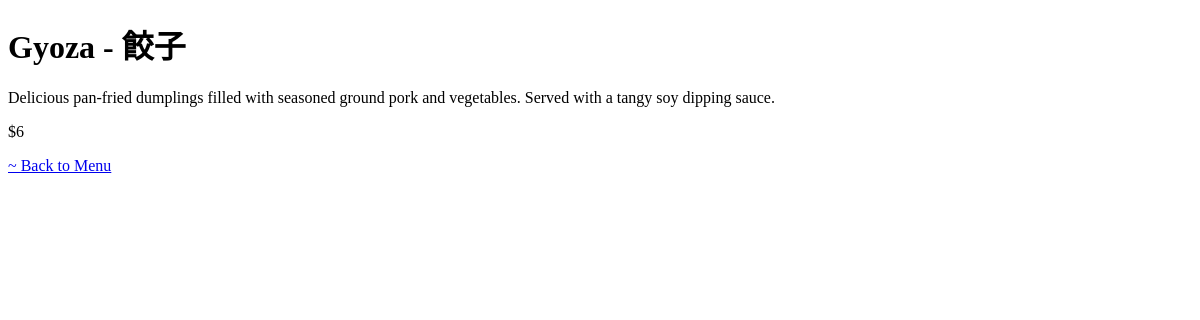
/appetizer_item/318, run on an earlier commit of the app's database.
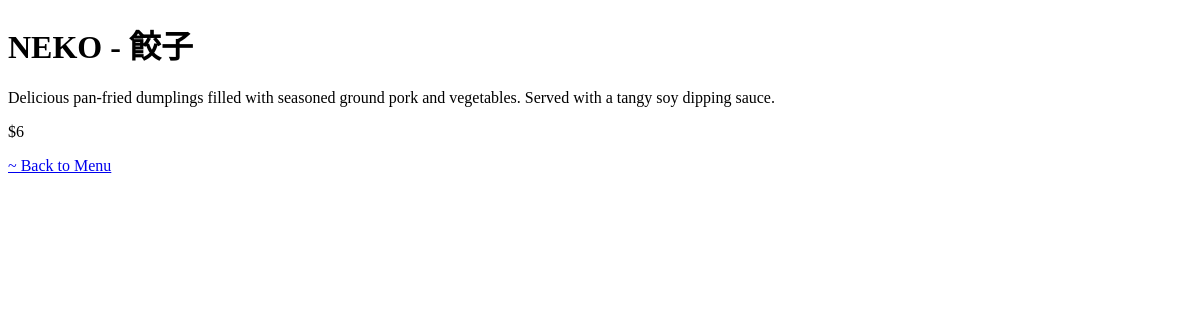
And on a later commit of the database.
### menu_app/models.py (models this page shows, shortened)
class Appetizer(models.Model):
    name = models.CharField(max_length=50)
    japanese_name = models.CharField(max_length=50)
    price = models.IntegerField()
    description = models.TextField()

### menu_app/views.py (the view)
# urls.py: path('appetizer_item/<int:id>', views.appetizer_item_view, name="appetizer-item"),
def appetizer_item_view(request, id):
    obj = get_object_or_404(Appetizer, id=id)
    return render(request, 'menu_item.html', {'obj': obj})

### menu_app/templates/menu_item.html (shortened to what this page needs)
<!DOCTYPE html>
<html lang="en">
  <head>
  </head>
  <body>
    <h1>{{ obj.name }} - {{ obj.japanese_name }}</h1>
    <p>{{ obj.description }}</p>
    <p>${{ obj.price }}</p>
    <a href="http://127.0.0.1:8000/menu">~ Back to Menu</a>
  </body>
</html>

What changed in the data, as far as the page shows it:
changed Appetizer "餃子": name "Gyoza" → "NEKO"
